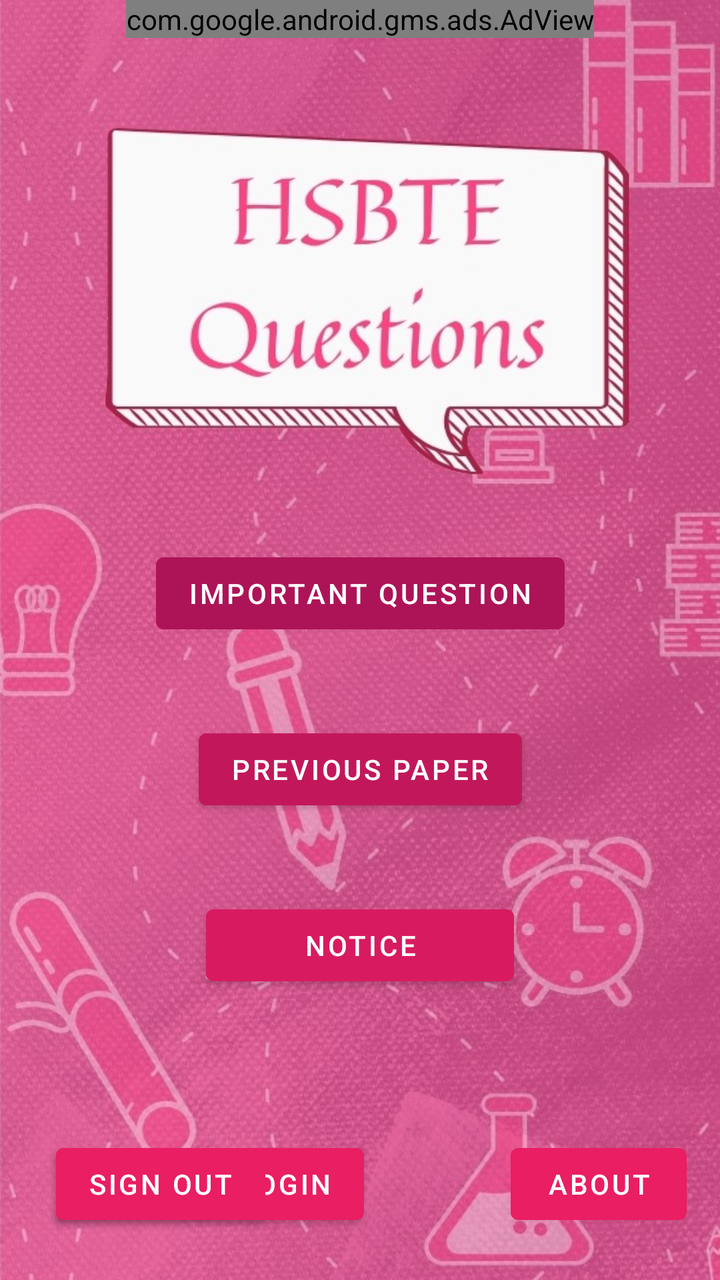
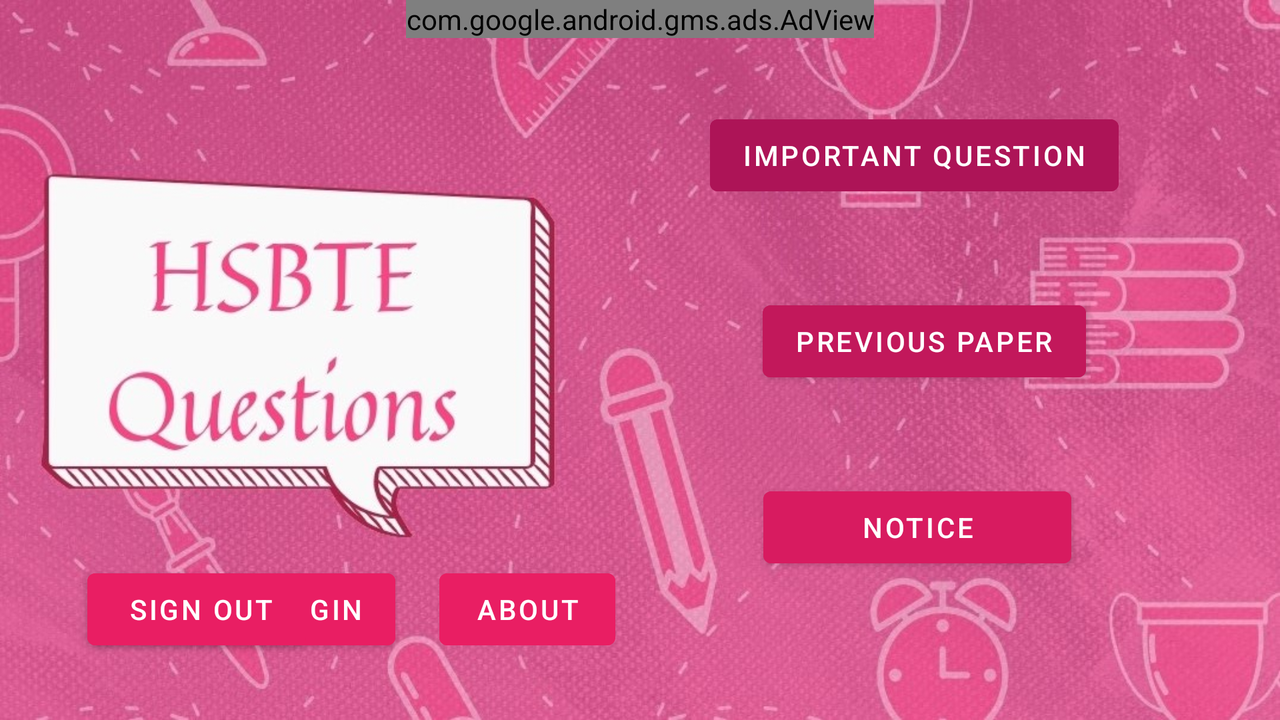

One screen, two layout resources from the same app: the default and the repository's alternative for another configuration. Each is rendered where Android would select it; the XML of both is given below.
<!-- AndroidManifest.xml: application theme Theme.Hsbte -->
<!-- res/layout/activity_select.xml -->
<?xml version="1.0" encoding="utf-8"?>
<androidx.constraintlayout.widget.ConstraintLayout xmlns:android="http://schemas.android.com/apk/res/android"
    xmlns:app="http://schemas.android.com/apk/res-auto"
    xmlns:tools="http://schemas.android.com/tools"
    android:layout_width="match_parent"
    android:layout_height="match_parent"
    android:background="@drawable/select"
    tools:context=".Select">

    <com.google.android.gms.ads.AdView
        android:id="@+id/adView2"
        android:layout_width="wrap_content"
        android:layout_height="wrap_content"
        android:layout_alignParentTop="true"
        android:layout_centerHorizontal="true"
        app:adSize="BANNER"
        app:adUnitId="ca-app-pub-9601906684931747/1532674291"
        app:layout_constraintEnd_toEndOf="parent"
        app:layout_constraintStart_toStartOf="parent"
        app:layout_constraintTop_toTopOf="parent"/>

    <Button
        android:id="@+id/button13"
        android:layout_width="wrap_content"
        android:layout_height="wrap_content"
        android:layout_marginBottom="40dp"
        android:text="Important Question"
        android:backgroundTint="#AD1457
"
        app:layout_constraintBottom_toTopOf="@+id/button14"
        app:layout_constraintEnd_toEndOf="parent"
        app:layout_constraintHorizontal_bias="0.501"
        app:layout_constraintStart_toStartOf="parent" />

    <Button
        android:id="@+id/button14"
        android:layout_width="wrap_content"
        android:layout_height="wrap_content"
        android:layout_marginBottom="40dp"
        android:backgroundTint="#C2185B"
        android:text="Previous paper"
        app:layout_constraintBottom_toTopOf="@+id/button15"
        app:layout_constraintEnd_toEndOf="parent"
        app:layout_constraintHorizontal_bias="0.5"
        app:layout_constraintStart_toStartOf="parent" />

    <Button
        android:id="@+id/button15"
        android:layout_width="154dp"
        android:layout_height="48dp"
        android:backgroundTint="#D81B60"
        android:text="Notice"
        app:layout_constraintBottom_toBottomOf="parent"
        app:layout_constraintEnd_toEndOf="parent"
        app:layout_constraintHorizontal_bias="0.5"
        app:layout_constraintStart_toStartOf="parent"
        app:layout_constraintTop_toTopOf="parent"
        app:layout_constraintVertical_bias="0.758" />

    <Button
        android:id="@+id/button16"
        android:layout_width="wrap_content"
        android:layout_height="wrap_content"
        android:layout_marginStart="28dp"
        android:backgroundTint="#E91E63"
        android:layout_marginBottom="24dp"
        android:text="Teacher Login"
        app:layout_constraintBottom_toBottomOf="parent"
        app:layout_constraintStart_toStartOf="parent" />

    <Button
        android:id="@+id/help"
        android:layout_width="wrap_content"
        android:layout_height="wrap_content"
        android:layout_marginBottom="24dp"
        android:text="About"
        android:backgroundTint="#E91E63"
        app:layout_constraintBottom_toBottomOf="parent"
        app:layout_constraintEnd_toEndOf="parent"
        app:layout_constraintHorizontal_bias="0.815"
        app:layout_constraintStart_toEndOf="@+id/button16" />

    <Button
        android:id="@+id/signout"
        android:layout_width="wrap_content"
        android:layout_height="wrap_content"
        android:layout_marginStart="28dp"
        android:backgroundTint="#E91E63"
        android:layout_marginBottom="24dp"
        android:text="Sign Out"
        app:layout_constraintBottom_toBottomOf="parent"
        app:layout_constraintStart_toStartOf="parent" />


</androidx.constraintlayout.widget.ConstraintLayout>
<!-- resources referenced by this layout -->
<resources>
  <!-- drawable select: jpg bitmap (drawable, 181571 bytes) -->
  <style name="Theme.Hsbte" parent="Theme.MaterialComponents.DayNight.NoActionBar">
          
          <item name="colorPrimary">@color/purple_500</item>
          <item name="colorPrimaryVariant">@color/purple_700</item>
          <item name="colorOnPrimary">@color/white</item>
          
          <item name="colorSecondary">@color/teal_200</item>
          <item name="colorSecondaryVariant">@color/teal_700</item>
          <item name="colorOnSecondary">@color/black</item>
          
          <item name="android:statusBarColor" tools:targetApi="l">@color/black</item>
          
      </style>
</resources>
<!-- res/layout-land/activity_select.xml (the repository's variant of the layout above) -->
<!-- drawn on the phone turned sideways -->
<?xml version="1.0" encoding="utf-8"?>
<androidx.constraintlayout.widget.ConstraintLayout xmlns:android="http://schemas.android.com/apk/res/android"
    xmlns:app="http://schemas.android.com/apk/res-auto"
    xmlns:tools="http://schemas.android.com/tools"
    android:layout_width="match_parent"
    android:layout_height="match_parent"
    android:background="@drawable/select_land"
    tools:context=".Select">

    <com.google.android.gms.ads.AdView
        android:id="@+id/adView2"
        android:layout_width="wrap_content"
        android:layout_height="wrap_content"
        android:layout_alignParentTop="true"
        android:layout_centerHorizontal="true"
        app:adSize="BANNER"
        app:adUnitId="ca-app-pub-9601906684931747/1532674291"
        app:layout_constraintEnd_toEndOf="parent"
        app:layout_constraintStart_toStartOf="parent"
        app:layout_constraintTop_toTopOf="parent"/>

    <Button
        android:id="@+id/button13"
        android:layout_width="wrap_content"
        android:layout_height="wrap_content"
        android:layout_marginBottom="45dp"
        android:backgroundTint="#AD1457"
        android:text="Important Question"
        app:layout_constraintBottom_toTopOf="@+id/button14"
        app:layout_constraintEnd_toEndOf="parent"
        app:layout_constraintHorizontal_bias="0.815"
        app:layout_constraintStart_toStartOf="parent" />

    <Button
        android:id="@+id/button14"
        android:layout_width="wrap_content"
        android:layout_height="wrap_content"
        android:layout_marginBottom="45dp"
        android:backgroundTint="#C2185B"
        android:text="Previous paper"
        app:layout_constraintBottom_toTopOf="@+id/button15"
        app:layout_constraintEnd_toEndOf="parent"
        app:layout_constraintHorizontal_bias="0.797"
        app:layout_constraintStart_toStartOf="parent" />

    <Button
        android:id="@+id/button15"
        android:layout_width="154dp"
        android:layout_height="48dp"
        android:backgroundTint="#D81B60"
        android:text="Notice"
        app:layout_constraintBottom_toBottomOf="parent"
        app:layout_constraintEnd_toEndOf="parent"
        app:layout_constraintHorizontal_bias="0.785"
        app:layout_constraintStart_toStartOf="parent"
        app:layout_constraintTop_toTopOf="parent"
        app:layout_constraintVertical_bias="0.768" />

    <Button
        android:id="@+id/button16"
        android:layout_width="wrap_content"
        android:layout_height="wrap_content"
        android:backgroundTint="#E91E63"
        android:text="Teacher Login"
        app:layout_constraintBottom_toBottomOf="parent"
        app:layout_constraintEnd_toEndOf="parent"
        app:layout_constraintHorizontal_bias="0.09"
        app:layout_constraintStart_toStartOf="parent"
        app:layout_constraintTop_toTopOf="parent"
        app:layout_constraintVertical_bias="0.900" />

    <Button
        android:id="@+id/help"
        android:layout_width="wrap_content"
        android:layout_height="wrap_content"
        android:backgroundTint="#E91E63"
        android:text="About"
        app:layout_constraintBottom_toBottomOf="parent"
        app:layout_constraintEnd_toEndOf="parent"
        app:layout_constraintHorizontal_bias="0.398"
        app:layout_constraintStart_toStartOf="parent"
        app:layout_constraintTop_toTopOf="parent"
        app:layout_constraintVertical_bias="0.9" />
    <Button
        android:id="@+id/signout"
        android:layout_width="wrap_content"
        android:layout_height="wrap_content"
        android:backgroundTint="#E91E63"
        android:text="Sign Out"
        app:layout_constraintBottom_toBottomOf="parent"
        app:layout_constraintEnd_toEndOf="parent"
        app:layout_constraintHorizontal_bias="0.09"
        app:layout_constraintStart_toStartOf="parent"
        app:layout_constraintTop_toTopOf="parent"
        app:layout_constraintVertical_bias="0.900"/>


</androidx.constraintlayout.widget.ConstraintLayout>
<!-- resources referenced by the variant -->
<!-- as the phone turned sideways resolves them -->
<resources>
  <!-- drawable select_land: jpg bitmap (drawable, 180805 bytes) -->
  <style name="Theme.Hsbte" parent="Theme.MaterialComponents.DayNight.NoActionBar">
          
          <item name="colorPrimary">@color/purple_500</item>
          <item name="colorPrimaryVariant">@color/purple_700</item>
          <item name="colorOnPrimary">@color/white</item>
          
          <item name="colorSecondary">@color/teal_200</item>
          <item name="colorSecondaryVariant">@color/teal_700</item>
          <item name="colorOnSecondary">@color/black</item>
          
          <item name="android:statusBarColor" tools:targetApi="l">@color/black</item>
          
      </style>
</resources>
